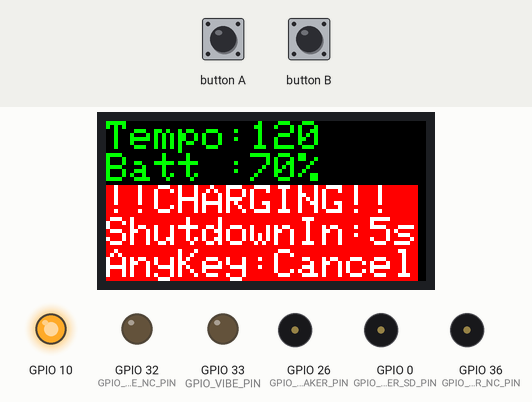
Recording of a sketch running on a simulated ESP32. On the bench: 160×80 colour display, output pins drawn as LEDs (lit = HIGH), buzzer (waves = sounding, pin HIGH). The inputs (shaded band) are chosen by the test bench. EEPROM starts erased; pins used as bus, display or sensor lines are not drawn; what the sketch prints to the serial monitor is not drawn.

Above: at 1.3 s.
1.4 s: button B pressed for 0.15 s
At 1.8 s:
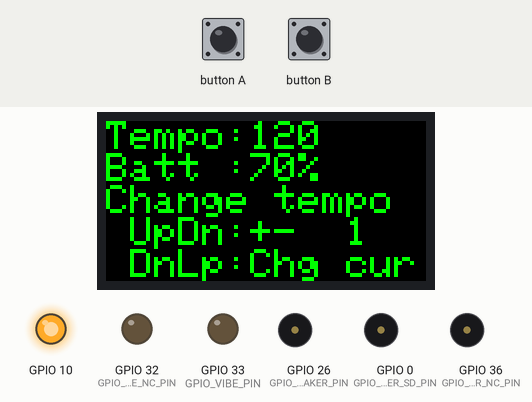
3.0 s: button A pressed for 0.15 s
At 3.08 s:
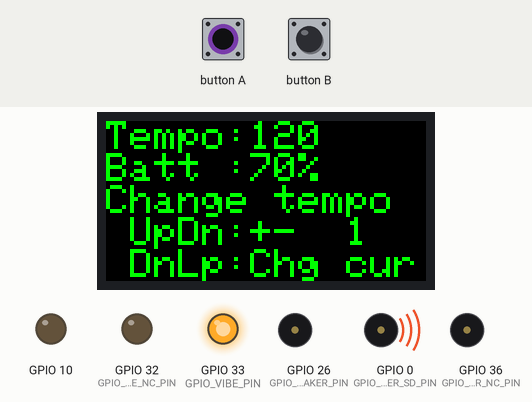
At 3.7 s:
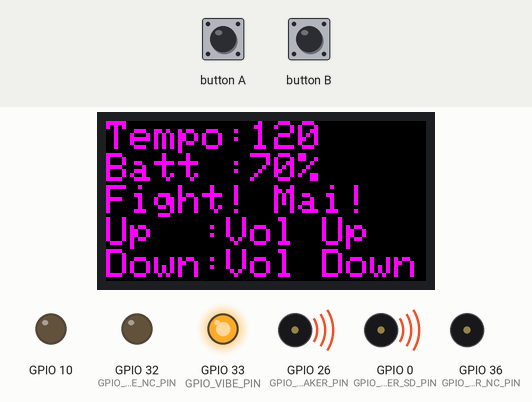
Timing chart, 0 to 6.0 s (numbered marks = the images above; inputs shaded):
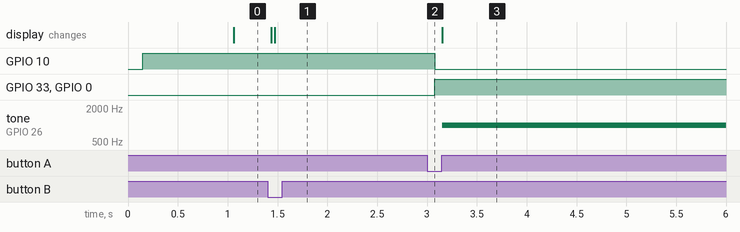

Measured:
- after the input at 1.4 s, the display: first differs from a run without the input after 0.07 s (image 1)
- after the input at 3.0 s, GPIO 10: HIGH → LOW after 0.08 s; GPIO 33 (GPIO_VIBE_PIN), GPIO 0 (GPIO_SPEAKER_SD_PIN): LOW → HIGH after 0.08 s; tone on GPIO 26 (GPIO_SPEAKER_PIN): silent → 1000 Hz after 0.15 s

The sketch:

sketch_m5stickc_metronome.ino
```cpp
//M5StickC viveration metronome.
// By Takuhiro Mizuno
//https://twitter.com/mizunon

//Usage:
// BtnA('M5'): Start/Stop metronome.
// PowerBtn(upper side): Tempo Up or Volume Up.
// BtnB(lower side): Tempo down or Volume Down.
// lond press BtnB: Change tempo cursol.

#include <M5StickC.h>
#include <Wire.h>

//You may need change 'default.csv' for use EEPROM.
//eeprom,   data, 0x99,  0x290000,0x1000,
//spiffs,   data, spiffs,  0x291000,0x16F000,
#include <EEPROM.h>

//Metronome tone. default:C6
#define clinkTone 1046
//M5StickC Speaker Hat.
#define GPIO_SPEAKER_PIN 26
#define GPIO_SPEAKER_SD_PIN 0
#define GPIO_SPEAKER_NC_PIN 36

//Grove - Vibration Motor SKU:105020003
//Grove port. I2C clock -> DOUT
#define GPIO_VIBE_PIN  33
//Grove port. I2C data -> DOUT(NC)
#define GPIO_VIBE_NC_PIN 32


//Global variables.//

// Tempo(bpm). default:120
int bpm = 120;
//Click volume. default:100
int volume = 100;

//bpmBase in microsec
unsigned long bpmBaseMs;
unsigned long playProgressMs = 0;
bool isClickLEDOn = false;
bool isPlay = false;
int bpmCursol = 0;

float vBattery = 0.0;
float vBus = 0.0;
int batteryP100 = 0;
unsigned long chargeStartMs = 0;


// Functions //

void ReadConfig(){
  if( EEPROM.read(0) == 'M' && EEPROM.read(1) == 'T' ){
    bpm = (int)EEPROM.read(2);
    volume = (int)EEPROM.read(3);
  }

  if( bpm < 30 || 300 < bpm ) bpm = 120;
  if( volume < 0 || 300 < volume ) volume = 100;
}

void writeConfig(){
  EEPROM.write( 0, (byte)'M' );
  EEPROM.write( 1, (byte)'T' );

  EEPROM.write( 2, (byte)bpm );
  EEPROM.write( 3, (byte)volume );

  EEPROM.commit();
}


int backGroundColor = BLACK;
int prevBackGroundColor = BLACK;
void PrintInfos()
{
  if( 20 <= batteryP100 ) backGroundColor = BLACK;
  else backGroundColor = RED;

  if( prevBackGroundColor != backGroundColor ) M5.Lcd.fillScreen(backGroundColor);
  prevBackGroundColor = backGroundColor;

  if( !isPlay ) M5.Lcd.setTextColor(GREEN, backGroundColor);
  else M5.Lcd.setTextColor(PINK, backGroundColor);

  M5.Lcd.setCursor(0, 0);
  M5.Lcd.print("Tempo:");
  M5.Lcd.print(bpm);
  M5.Lcd.println("  ");

  M5.Lcd.print("Batt :");
  M5.Lcd.print(batteryP100);
  M5.Lcd.println("%  ");

  if( !isPlay ){
    if( chargeStartMs <= 1 ){
      M5.Lcd.println("Change tempo ");
      //M5.Lcd.print(" Up  :+"); M5.Lcd.printf("%3d",(int)pow(10, bpmCursol)); M5.Lcd.println("   ");
      //M5.Lcd.print(" Down:-"); M5.Lcd.printf("%3d",(int)pow(10, bpmCursol)); M5.Lcd.println("   ");
      M5.Lcd.print  (" UpDn:+-"); M5.Lcd.printf("%3d",(int)pow(10, bpmCursol)); M5.Lcd.println("  ");
      M5.Lcd.println(" DnLp:Chg cur");
    }else{
      M5.Lcd.setTextColor(WHITE, RED);
      M5.Lcd.println("!!CHARGING!! ");
      M5.Lcd.print  ("ShutdownIn:"); M5.Lcd.printf("%d",(int)( 5 - ((millis() - chargeStartMs)/1000) ) ); M5.Lcd.println("s");
      M5.Lcd.println("AnyKey:Cancel");
    }
  }else{
    M5.Lcd.println("Fight! Mai!  ");
    M5.Lcd.println("Up  :Vol Up  ");
    M5.Lcd.println("Down:Vol Down");
  }

  while( isClickLEDOn ){
    dacWrite(GPIO_SPEAKER_PIN, volume - 50);
    delayMicroseconds(500);
    dacWrite(GPIO_SPEAKER_PIN, 0);
    delayMicroseconds(500);
  }

  delay(10UL);

}

bool isCursolChanged = false;
void SelectBPM()
{
  if( isCursolChanged && M5.BtnB.isReleased() )
  {
    isCursolChanged = false;
  }else if (M5.BtnB.pressedFor(1000UL) && isCursolChanged == false)
  {
    bpmCursol++;
    if( 2 < bpmCursol ) bpmCursol = 0;

    isCursolChanged = true;
  }else if (M5.BtnB.wasReleasefor(100UL))
  {
    bpm -= pow(10, bpmCursol);
    if( bpm < 30 ) bpm = 30;
    AdjustBPM();

    writeConfig();
  }
  else if (M5.Axp.GetBtnPress() == 2)
  {
    bpm += pow(10, bpmCursol);
    if( 300 < bpm ) bpm = 300;
    AdjustBPM();

    //PrintInfos();
    writeConfig();
  }
}

void AdjustBPM()
{
  // 60sec * 1000miillis * 1000micros
  const unsigned long bpm1BaseMs = 60000000UL;

  if( bpm < 30 ) bpm = 120;
  bpmBaseMs = (unsigned long)(bpm1BaseMs / (unsigned long)bpm);

  playProgressMs = 0;
}

void SelectVolume()
{
  if (M5.BtnB.wasPressed())
  {
    volume -= 50;
    if( volume < 0 ) volume = 0;

    writeConfig();
  }
  else if (M5.Axp.GetBtnPress() == 2)
  {
    volume += 50;
    if( 300 < volume ) volume = 300;

    writeConfig();
  }
}

unsigned long surplusMillis;
unsigned long surplusMicros;
unsigned long diffMicros;
void MetronomePlay()
{
  if( playProgressMs <= 0 ) playProgressMs = bpmBaseMs;

  diffMicros = bpmBaseMs - playProgressMs;
  if( diffMicros == 0 ){
    if( 0 < volume ){
      digitalWrite(M5_LED, LOW);
      isClickLEDOn = true;
    }
    digitalWrite( GPIO_VIBE_PIN, HIGH );
  }else if( 50000UL <= diffMicros && diffMicros < 100000UL ){
    digitalWrite(M5_LED, HIGH);
    isClickLEDOn = false;
  }else if( 100000UL <= diffMicros ){
    digitalWrite( GPIO_VIBE_PIN, LOW );
  }
  if( 50000UL < playProgressMs){
    delay(50UL);
    playProgressMs -= 50000UL;
  }else{
    surplusMillis = playProgressMs / 1000UL;
    surplusMicros = playProgressMs - (1000UL * surplusMillis );

    if( 0 < surplusMillis ) delay(surplusMillis);
    if( 0 < surplusMicros ) delayMicroseconds(surplusMicros);

    playProgressMs = 0;
  }
}

void AXP192_Write1Byte( uint8_t Addr ,  uint8_t Data )
{
	Wire1.beginTransmission(0x34);
	Wire1.write(Addr);
	Wire1.write(Data);
	Wire1.endTransmission();
}

uint8_t AXP192_Read8bit( uint8_t Addr )
{
	Wire1.beginTransmission(0x34);
	Wire1.write(Addr);
	Wire1.endTransmission();
	Wire1.requestFrom(0x34, 1);
	return Wire1.read();
}

void AXP192_PowerOff()
{
    AXP192_Write1Byte(0x32, AXP192_Read8bit(0x32) | 0x80);
}


unsigned long prevTime = 0;
void loopClickTask(void *pvParameters)
{
  for(;;){
    M5.update();

    if( (millis() - prevTime) > 1000UL ){
      vBattery = M5.Axp.GetBatVoltage();
      batteryP100 = (int)((vBattery - 3.2) / 1.0 * 100);
      if( batteryP100 > 100 ) batteryP100 = 100;
      if( batteryP100 <   0 ) batteryP100 = 0;

      vBus = M5.Axp.GetVBusVoltage();

      prevTime = millis();
    }

    if (M5.BtnA.wasPressed()){
      isPlay = !isPlay;

      if( isPlay ){
        AdjustBPM();

        chargeStartMs = 0;

        digitalWrite( GPIO_SPEAKER_SD_PIN, HIGH );
      }else{
        isClickLEDOn = false;

        //LED OFF.
        digitalWrite( M5_LED, HIGH );
        //Viberation OFF.
        digitalWrite( GPIO_VIBE_PIN, LOW );
        //Speaker noiseproof.
        digitalWrite( GPIO_SPEAKER_SD_PIN, LOW );
      }
    }

    if ( isPlay )
    {
      SelectVolume();

      MetronomePlay();
      //delay in MetronomePlay().
    }else{
      if( vBus < 4.5 ) chargeStartMs = 0;
      else if( 4.5 <= vBus && chargeStartMs == 0 ) chargeStartMs = millis();

      if( chargeStartMs == 0 ){
        SelectBPM();
      }else{
        if( 1 < chargeStartMs && (millis() - chargeStartMs) >= 5000UL ) AXP192_PowerOff();

        if( M5.BtnA.wasPressed() || M5.BtnB.wasPressed() || M5.Axp.GetBtnPress() == 2 ){
          chargeStartMs = 1;
        }
      }
      delay(100UL);
    }
  }
}

void setup()
{
  M5.begin();

  pinMode( GPIO_VIBE_PIN, OUTPUT );
  digitalWrite( GPIO_VIBE_PIN, LOW );

  pinMode( GPIO_VIBE_NC_PIN, OUTPUT );
  digitalWrite( GPIO_VIBE_NC_PIN, LOW );

  pinMode(M5_LED, OUTPUT);
  digitalWrite(M5_LED, HIGH);

  pinMode(GPIO_SPEAKER_PIN, OUTPUT);
  dacWrite( GPIO_SPEAKER_PIN, 0 );

  pinMode( GPIO_SPEAKER_SD_PIN, OUTPUT );
  digitalWrite( GPIO_SPEAKER_SD_PIN, LOW );

  pinMode( GPIO_SPEAKER_NC_PIN, OUTPUT );
  digitalWrite( GPIO_SPEAKER_NC_PIN, LOW );

  // defalut:240MHz 240, 160, 80, 40, 20, 10
  while(!setCpuFrequencyMhz(240)){;}
  Serial.print("getCpuFrequencyMhz:");
  Serial.println(getCpuFrequencyMhz());

  Serial.print("portNUM_PROCESSORS:");
  Serial.println(portNUM_PROCESSORS);

  Serial.print("xPortGetCoreID():");
  Serial.println(xPortGetCoreID());

  M5.Axp.ScreenBreath(9); // 7 - 15

  M5.Lcd.fillScreen(BLACK);
  M5.Lcd.setRotation(3);
  M5.Lcd.setTextColor(GREEN, BLACK);
  M5.Lcd.setTextSize(2);

  vBattery = M5.Axp.GetBatVoltage();
  Serial.print("M5.Axp.GetVbatData:");
  Serial.println( vBattery );

  float vin = M5.Axp.GetVBusVoltage();
  Serial.print("M5.Axp.GetVBusVoltage:");
  Serial.println( vin );

  M5.BtnA.read();

  EEPROM.begin(8);
  if (M5.BtnA.isPressed()) writeConfig();
  ReadConfig();

  AdjustBPM();

  //fname, fnameStr, StackSize, NULL, priority, taskHandle, CoreID
  xTaskCreateUniversal(loopClickTask, "loopClickTask", 4096, NULL, 1, NULL, 0);
  //xTaskCreateUniversal(PrintInfos, "PrintInfos", 4096, NULL, 1, NULL, 1);
}


void loop()
{
  PrintInfos();
}
```
